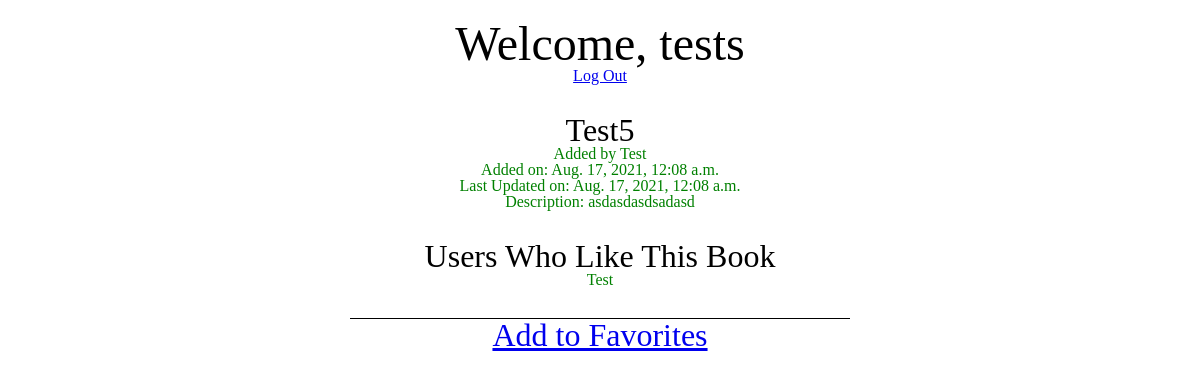
Screenshot of /books/2 (signed in) with the database file from the repository.
### Favorite_Books_App/models.py (models this page shows)
class User(models.Model):
    first_name = models.CharField(max_length=255)
    last_name = models.CharField(max_length=255)
    email_address = models.CharField(max_length=255)
    password = models.CharField(max_length=255)
    created_at = models.DateTimeField(auto_now_add=True)
    updated_at = models.DateTimeField(auto_now=True)
    objects = UserManager()

class Book(models.Model):
    title = models.CharField(max_length=255)
    description = models.TextField()
    uploaded_by = models.ForeignKey(User, related_name="books_uploaded", on_delete=models.CASCADE)
    users_who_like = models.ManyToManyField(User, related_name="liked_books")
    created_at = models.DateTimeField(auto_now_add=True)
    updated_at = models.DateTimeField(auto_now=True)
    objects = BookManager()

### Favorite_Books_App/views.py (the view)
# urls.py: path('books/<int:book_id>', views.book_info),
def book_info(request, book_id):
    logged_user = User.objects.get(id=request.session['user_id'])
    book = Book.objects.get(id=book_id)
    context = {
        "user" : User.objects.get(id=request.session['user_id']),
        "book" : Book.objects.get(id=book_id),
        "all_users" : User.objects.all()
    }
    if logged_user == book.uploaded_by:
        return render(request, 'book_info_edit.html', context)
    if logged_user != book.uploaded_by:
        return render(request, 'book_info.html', context)

### Favorite_Books_App/templates/book_info.html (shortened to what this page needs)
<!DOCTYPE html>
<html lang="en">
    <head>
        {% load static %}
        <link rel="stylesheet" type="text/css" href="{% static 'css/reset.css' %}">
        <link rel="stylesheet" type="text/css" href="{% static 'css/styles.css' %}">
    </head>
    <body>
        <div class="wrapper">
            <h1>Welcome,  {{ user.first_name }}</h1>
            <a href="/logout">Log Out</a>
            <h2>{{ book.title }}</h2>
            <p>Added by {{ book.uploaded_by.first_name }}</p>
            <p>Added on: {{ book.created_at }}</p>
            <p>Last Updated on: {{ book.updated_at }}</p>
            <p>Description: {{ book.description }}</p>
            <h2>Users Who Like This Book</h2>
            {% for user in all_users %}
                {% if user in book.users_who_like.all %}
                    <p>{{ user.first_name }}</p>
                {% endif %}
            {% endfor %}
            {% if user in book.users_who_like.all %}
                <a href="/books/{{ book.id }}/unfavorite_book" class="book">Un-Favorite</a>
            {% else %}
                <a href="/books/{{ book.id }}/favorite_book" class="book">Add to Favorites</a>
            {% endif %}
        </div>
    </body>
</html>

### Favorite_Books_App/static/css/styles.css (style rules this page uses)
h1 { text-align: center; font-size: 3em; }
.wrapper { margin: 0 auto; text-align: center; padding-top: 20px; width: 500px; }
p { color: green; }
h2 { margin-top: 30px; font-size: 2em; }
.book { margin-top: 30px; font-size: 2em; border-top: solid 1px black; display: block; }
a { display: block; }

### rows the page displays
User: first_name "tests"
Book: title "Test5", uploaded_by.first_name "Test", created_at "Aug. 17, 2021, 12:08 a.m.", updated_at "Aug. 17, 2021, 12:08 a.m.", description "asdasdasdsadasd"
User: first_name "Test"
